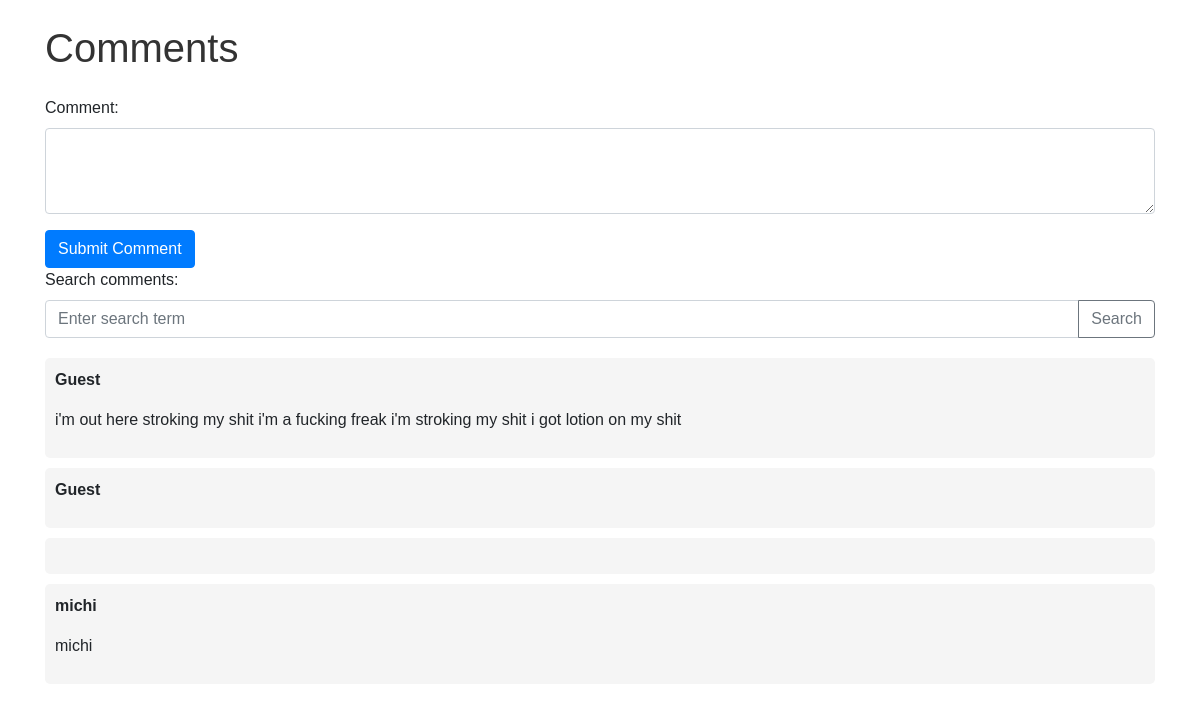
The page /comments/ on the database as committed earlier.
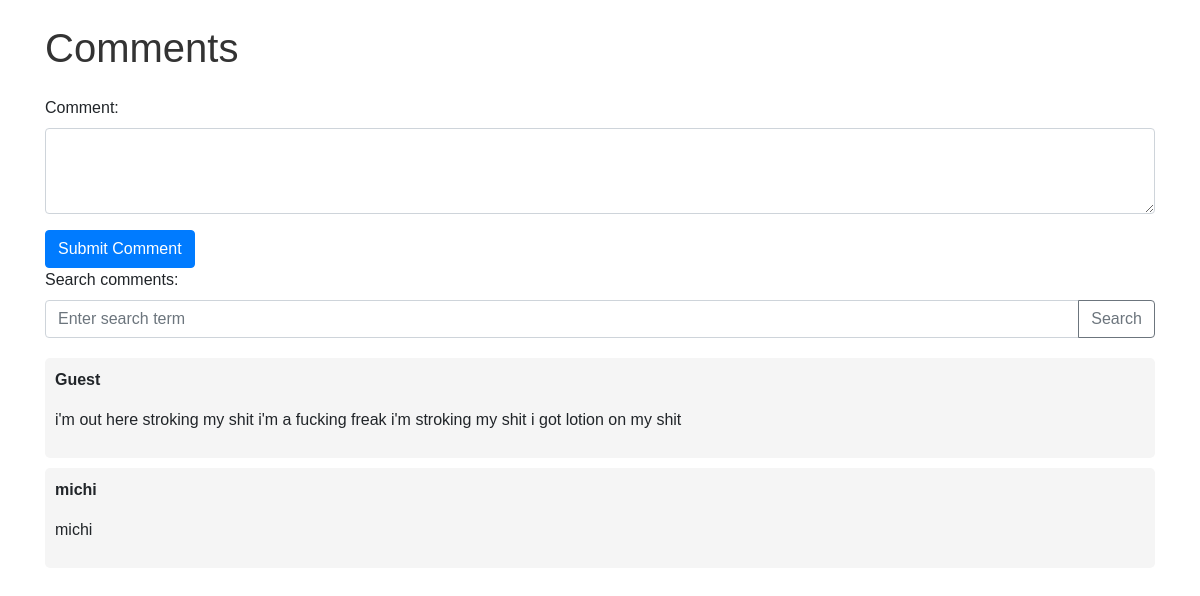
The same page on the database as committed later.
### polls/models.py (models this page shows, shortened)
class Comment(models.Model):
    text = models.TextField()
    user = models.TextField()
    class Meta:
        app_label = 'polls'

### polls/views.py (the view, shortened to what this page needs)
# urls.py: path('comments/', CommentCreateAPIView.as_view(), name='comment-list-create'),
def comments(request):
    search_query = request.GET.get('q', '')  # Get the search term from the query parameters
    if search_query:
        with connection.cursor() as cursor:
            cursor.execute(search_query)
            comments = cursor.fetchall()
            return render(request, 'sqldata.html', {'data':comments})
    else:
        comments = Comment.objects.all()
        for comment in comments:
            comment.text = mark_safe(comment.text)
    return render(request, 'comments.html', {'comments': comments, 'search_query': search_query})

### polls/templates/comments.html (shortened to what this page needs)
<!DOCTYPE html>
<html lang="en">
<head>
    <link rel="stylesheet" href="https://stackpath.bootstrapcdn.com/bootstrap/4.5.2/css/bootstrap.min.css">
</head>
<body>
    <div class="container">
        <h1 class="mt-4 mb-4">Comments</h1>
        <form method="post" action="{% url 'comments' %}">
            <div class="form-group">
                <label for="commentText">Comment:</label>
                <textarea class="form-control" id="commentText" name="text" rows="3" required></textarea>
            </div>
            <button type="submit" class="btn btn-primary">Submit Comment</button>
        </form>
        <form method="get" action="{% url 'comments' %}" class="search-form">
            <div class="form-group">
                <label for="searchQuery">Search comments:</label>
                <div class="input-group">
                    <input type="text" class="form-control" id="searchQuery" name="q" value="{{ search_query }}" placeholder="Enter search term">
                    <div class="input-group-append">
                        <button type="submit" class="btn btn-outline-secondary">Search</button>
                    </div>
                </div>
            </div>
        </form>
        <ul class="comment-list">
            {% for comment in comments %}
            <li class="comment-item">
                <p class="comment-user"><strong>{{ comment.user }}</strong></p>
                <p>{{ comment.text }}</p>
            </li>
            {% endfor %}
        </ul>
    </div>
</body>
</html>

Rows that differ between the two databases and show on the page:
removed Comment: user "Guest"
